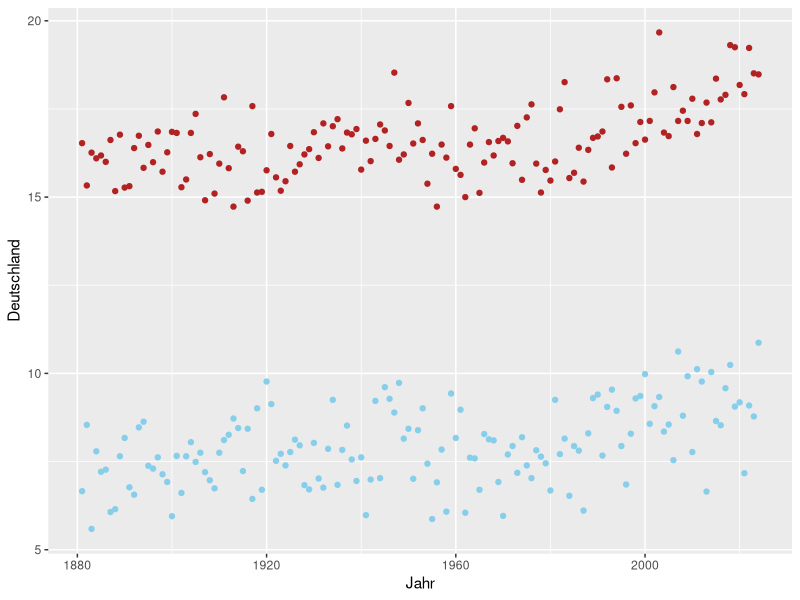
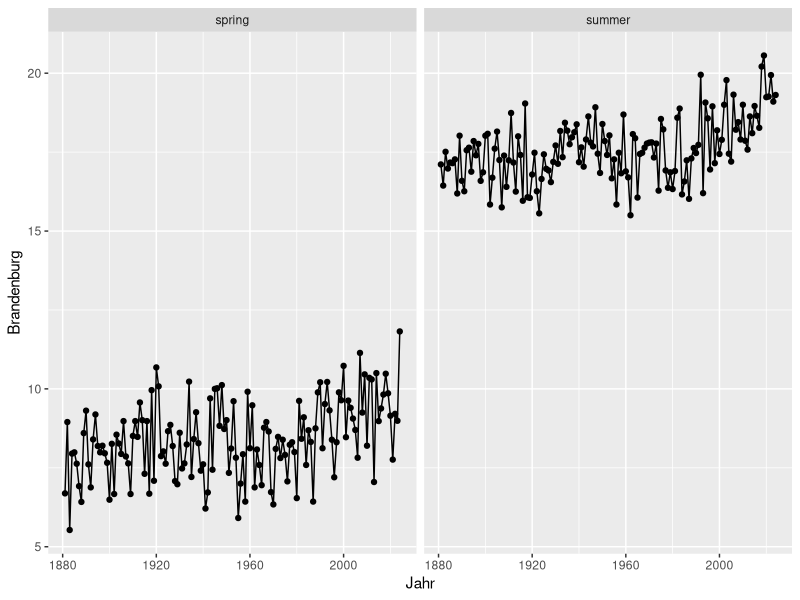
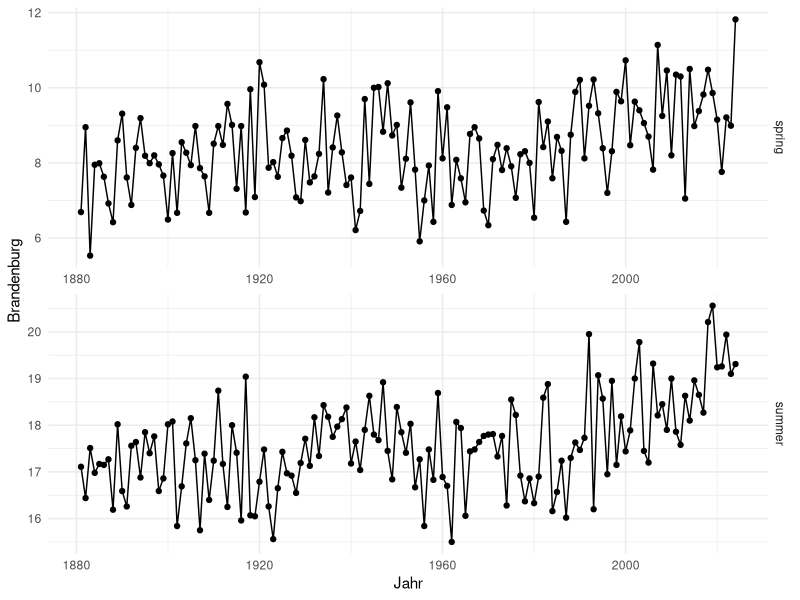
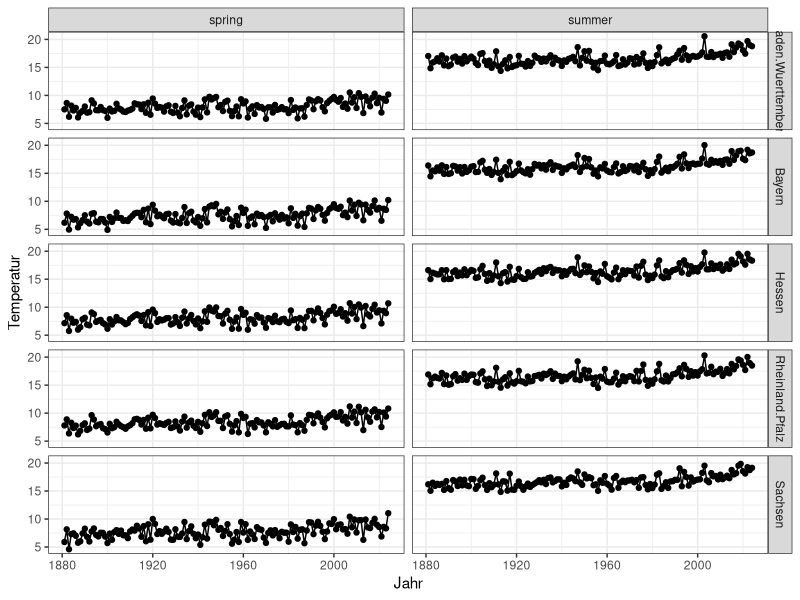

Reproduce these figures in R, in order.
## ---- chunk 1
library(tidyverse) # ggplot2 is part of the tidyverse
## ---- chunk 2
#| eval: true
#| code-fold: true


# data sources: 
# https://opendata.dwd.de/climate_environment/CDC/regional_averages_DE/seasonal/air_temperature_mean/regional_averages_tm_spring.txt
# https://opendata.dwd.de/climate_environment/CDC/regional_averages_DE/seasonal/air_temperature_mean/regional_averages_tm_summer.txt


dwd_spring = read.csv("data/dwd_spring_temperature.txt",
               skip = 1,
               sep = ";")
colnames(dwd_spring)[2] <- "Jahreszeit"

dwd_summer  = read.csv("data/dwd_summer_temperature.txt",
               skip = 1,
               sep = ";")
colnames(dwd_summer)[2] <- "Jahreszeit"
## ---- chunk 3
head(dwd_spring, n = 3)

head(dwd_summer, n = 3)
## ---- chunk 4
ggplot(mapping = aes(x = Jahr, y = Deutschland))+
    geom_point(data = dwd_spring, color = "skyblue")+
    geom_point(data = dwd_summer, color = "firebrick")
## ---- chunk 5

dwd = rbind(dwd_spring, dwd_summer)


ggplot(dwd, aes(x = Jahr, y = Brandenburg))+
    geom_line()+
    geom_point()+
    facet_wrap(facets = "Jahreszeit")
## ---- chunk 6
ggplot(dwd, aes(x = Jahr, y = Brandenburg))+
    geom_line()+
    geom_point()+
    facet_wrap(facets = "Jahreszeit",
               ncol = 1,
               scales = "free",
               strip.position = "right")+
    theme_minimal()
## ---- chunk 7
dwd_long = tidyr::pivot_longer(data = dwd, cols = !all_of(c("Jahr", "Jahreszeit")),
                               names_to = "Bundesland",
                               values_to = "Temperatur")

dwd_long = dwd_long |> filter(Bundesland %in% c("Bayern", "Baden.Wuerttemberg", "Rheinland.Pfalz", "Hessen", "Sachsen"))



ggplot(dwd_long, aes(x = Jahr, y = Temperatur))+
    geom_line()+
    geom_point()+
    facet_grid(rows = vars(Bundesland),
               cols = vars(Jahreszeit))+
    theme_bw()
## ---- chunk 8
library(gganimate)


ggplot(dwd, aes(x = Jahr, y = Deutschland, color = Jahreszeit))+
    geom_point()+
    gganimate::enter_grow()+
    gganimate::transition_states(Jahr, wrap = FALSE, transition_length = 5, state_length = 10)+
    gganimate::shadow_mark()
